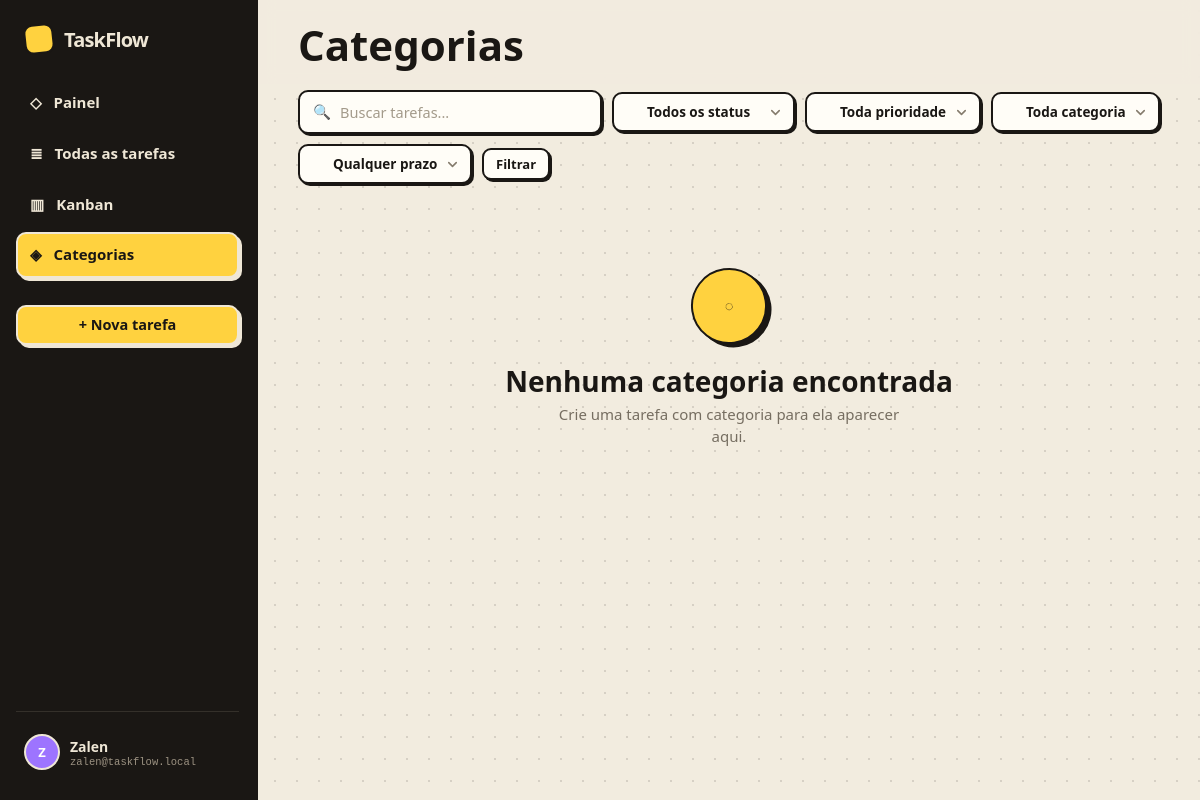
Screenshot of /tasks.php?view=category (signed in) with the database file from the repository.
### tables this page shows
CREATE TABLE IF NOT EXISTS users (
    id INT UNSIGNED NOT NULL AUTO_INCREMENT,
    username VARCHAR(50) NOT NULL,
    email VARCHAR(255) NULL,
    name VARCHAR(100) NOT NULL,
    profile VARCHAR(100) NOT NULL DEFAULT 'Freelancer / Criador',
    account_type ENUM('personal','team') NOT NULL DEFAULT 'personal',
    occupation VARCHAR(100) NULL,
    bio VARCHAR(280) NULL,
    avatar_path VARCHAR(255) NULL,
    password_hash VARCHAR(255) NOT NULL,
    created_at TIMESTAMP NOT NULL DEFAULT CURRENT_TIMESTAMP,
    updated_at TIMESTAMP NULL DEFAULT NULL ON UPDATE CURRENT_TIMESTAMP,
    PRIMARY KEY (id),
    UNIQUE KEY uq_users_username (username),
    UNIQUE KEY uq_users_email (email)
);

### includes/bootstrap.php (called while the page is built, shortened)
<?php
require_once __DIR__ . '/../config/database.php';
function e(mixed $value): string {
    return htmlspecialchars((string)$value, ENT_QUOTES, 'UTF-8');
}
function first_char(string $value): string {
    return function_exists('mb_substr') ? mb_substr($value, 0, 1, 'UTF-8') : substr($value, 0, 1);
}
function csrf_token(): string {
    return $_SESSION['csrf'];
}
function current_user(): ?array {
    try {
        $stmt = db()->prepare('SELECT id, username, email, name, profile FROM users WHERE id = :id LIMIT 1');
        $stmt->execute(['id' => (int)$_SESSION['user_id']]);
        $user = $stmt->fetch();
        return $user ?: null;
    } catch (RuntimeException $e) {
        return null;
    }
}
function require_auth(): array {
    $user = current_user();
    return $user;
}

### config/database.php (called while the page is built, shortened)
<?php
function db(bool $withoutDatabase = false): PDO {
    static $connections = [];
    $key = $withoutDatabase ? 'server' : 'database';
    if (isset($connections[$key])) {
        return $connections[$key];
    }
    $dsn = $withoutDatabase
        ? 'mysql:host=' . DB_HOST . ';port=' . DB_PORT . ';charset=utf8mb4'
        : 'mysql:host=' . DB_HOST . ';port=' . DB_PORT . ';dbname=' . DB_NAME . ';charset=utf8mb4';
    try {
        $pdo = new PDO($dsn, DB_USER, DB_PASS, [
            PDO::ATTR_ERRMODE => PDO::ERRMODE_EXCEPTION,
            PDO::ATTR_DEFAULT_FETCH_MODE => PDO::FETCH_ASSOC,
            PDO::ATTR_EMULATE_PREPARES => false,
        ]);
    } catch (PDOException $e) {
        throw new RuntimeException(
            $withoutDatabase
                ? 'Não foi possível conectar ao MySQL. Confirme se o MySQL está iniciado no XAMPP e revise config/database.php.'
                : 'Banco TaskFlow ainda não está disponível. Acesse install.php para criar o banco e as tabelas.',
            0,
            $e
        );
    }
    return $pdo;
}

### tasks.php (the view, shortened to what this page needs)
<?php
require_once __DIR__ . '/includes/bootstrap.php';
$user = require_auth();
$q = trim((string)($_GET['q'] ?? ''));
$status = (string)($_GET['status'] ?? '');
$priority = (string)($_GET['priority'] ?? '');
$view = (string)($_GET['view'] ?? 'list');
$grouped = [];
$pageTitle = $view === 'category' ? 'Categorias' : 'Todas as tarefas'; $activePage = $view === 'category' ? 'categories' : 'tasks';
include __DIR__ . '/includes/header.php';
?>
<form class="toolbar" method="get">
    <div class="searchbox">🔍<input id="taskSearch" name="q" placeholder="Buscar tarefas..." value="<?=e($q)?>"></div>
    <select class="select-sm" name="status"><option value="">Todos os status</option><?php foreach(statuses() as $k=>$v): ?><option value="<?=e($k)?>" <?=$status===$k?'selected':''?>><?=e($v)?></option><?php endforeach; ?></select>
    <select class="select-sm" name="priority"><option value="">Toda prioridade</option><?php foreach(priorities() as $k=>$v): ?><option value="<?=e($k)?>" <?=$priority===$k?'selected':''?>><?=e($v)?></option><?php endforeach; ?></select>
    <select class="select-sm" name="category"><option value="">Toda categoria</option></select>
    <select class="select-sm" name="due"><option value="">Qualquer prazo</option></select>
    <button class="btn btn-ghost btn-sm" type="submit">Filtrar</button>
</form>
<?php if ($view === 'category'): ?>
    <?php if (!$grouped): ?><div class="empty"><div class="ic-big">◌</div><h3>Nenhuma categoria encontrada</h3><p>Crie uma tarefa com categoria para ela aparecer aqui.</p></div><?php endif; ?>
<?php endif; ?>
<?php include __DIR__ . '/includes/footer.php'; ?>

### includes/header.php (shortened to what this page needs)
<?php
$names = preg_split('/\s+/', trim((string)($user['name'] ?? 'User'))) ?: ['User'];
$initials = strtoupper(first_char($names[0] ?? 'U') . first_char($names[1] ?? ''));
$email = $user['email'] ?? $user['username'] ?? '';
?>
<!doctype html>
<html lang="pt-BR">
<head>
    <link rel="stylesheet" href="assets/css/app.css">
</head>
<body>
<div class="app show" data-csrf="<?=e(csrf_token())?>">
    <aside class="sidebar" id="sidebar">
        <a class="mark" href="dashboard.php"><span class="dot"></span>TaskFlow</a>
        <a class="nav-item <?=$activePage==='dashboard'?'active':''?>" data-screen="dashboard" href="dashboard.php"><span class="ic">◇</span>Painel</a>
        <a class="nav-item <?=$activePage==='tasks'?'active':''?>" data-screen="tasks" href="tasks.php"><span class="ic">≣</span>Todas as tarefas</a>
        <a class="nav-item <?=$activePage==='kanban'?'active':''?>" data-screen="kanban" href="kanban.php"><span class="ic">▥</span>Kanban</a>
        <a class="nav-item <?=$activePage==='categories'?'active':''?>" data-screen="categories" href="tasks.php?view=category"><span class="ic">◈</span>Categorias</a>
        <div class="cta"><a class="btn btn-primary" style="width:100%;justify-content:center" href="tasks.php?action=new">+ Nova tarefa</a></div>
        <div class="sidebar-foot">
            <button class="user-row" type="button" data-profile-toggle>
                <div class="avatar"><?=e($initials ?: 'U')?></div>
                <div><div class="user-name"><?=e($user['name'] ?? '')?></div><div class="user-mail"><?=e($email)?></div></div>
            </button>
        </div>
    </aside>
    <div class="main">
        <header class="topbar">
            <div style="display:flex;align-items:center;gap:12px">
                <h1><?=e($pageTitle)?></h1>
            </div>
        </header>
        <main class="content">

### rows the page displays
users: name "Z", name "Zalen", email "zalen@taskflow.local"

### other values shown
$pageTitle "Categorias"
